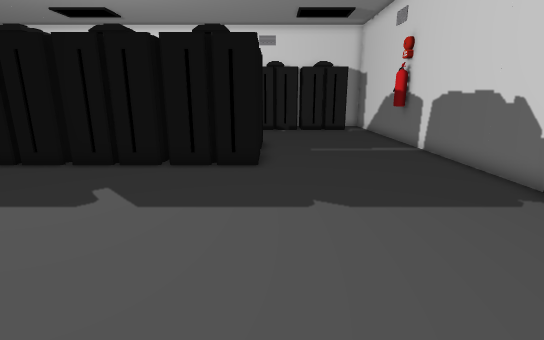
view 1 (above)

18 first-person views from a walk through a Unity game level. The camera is 1.2 m above the floor, tilts 14° down and sees 85° across. The floor is counted in squares, 0.5 m on a side. Each view is taken from the middle of a square. On the plan, view 1 faces up. The plan holds only what a view shows up to about 19 squares ahead; the rest is blank. The player is left out. Some surface patterns are stand-ins.

view 2
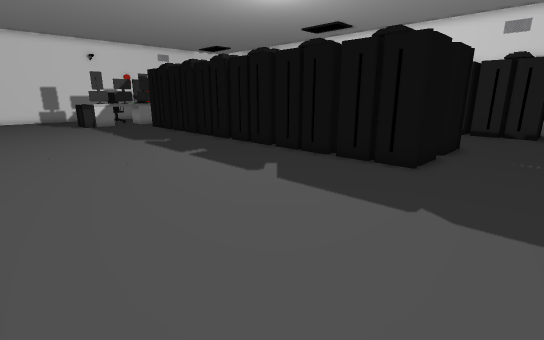

view 3
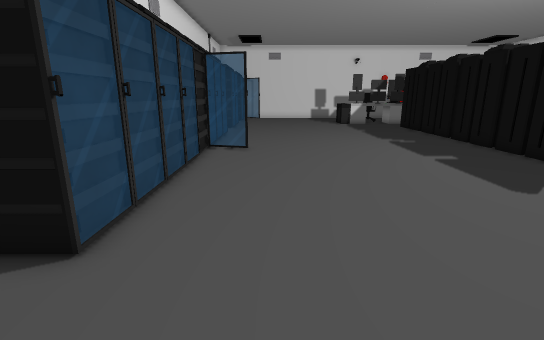

view 4
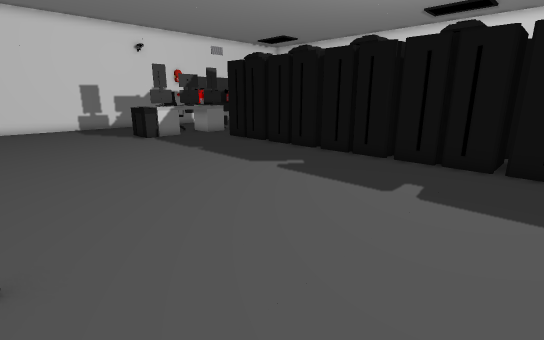

view 5
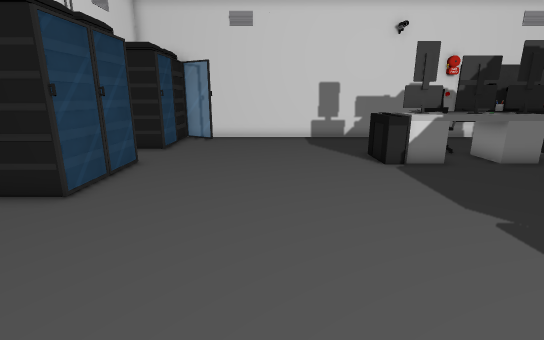

view 6
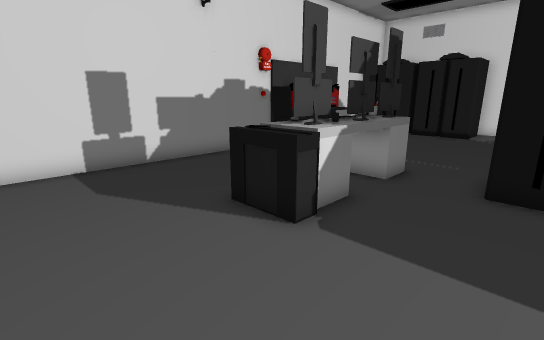

view 7
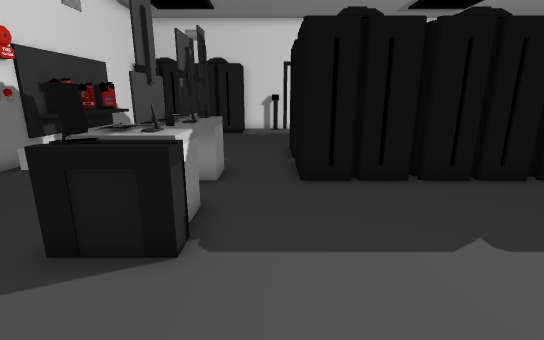

view 8
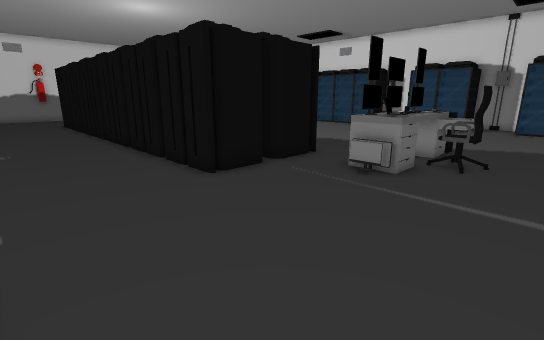

view 9
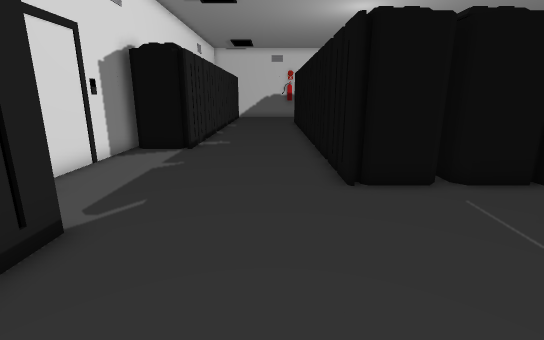

view 10
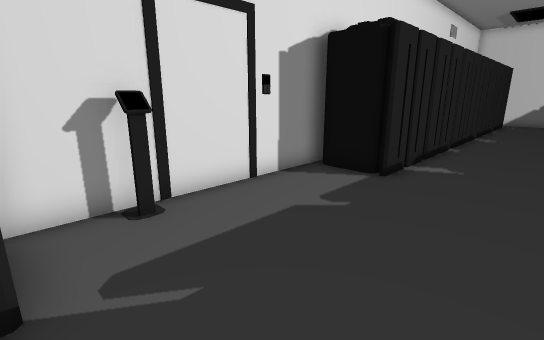

view 11
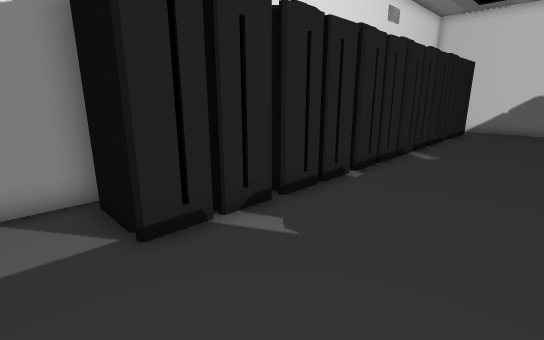

view 12
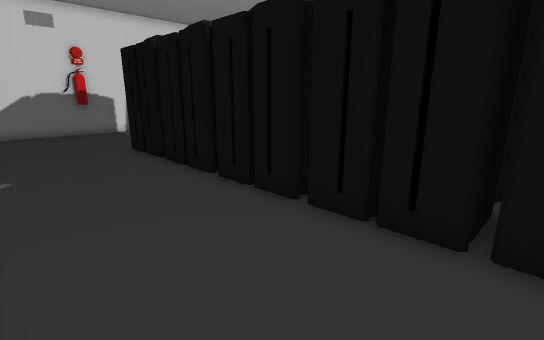

view 13
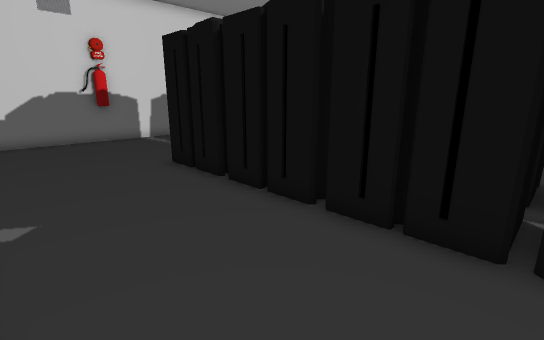

view 14
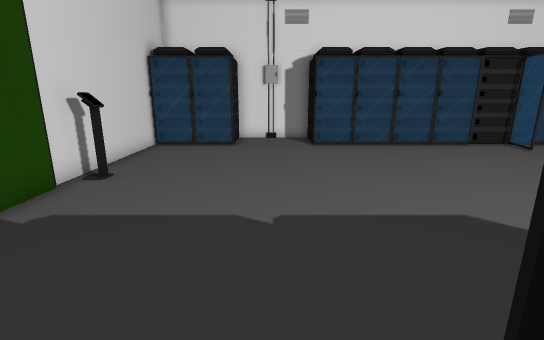

view 15
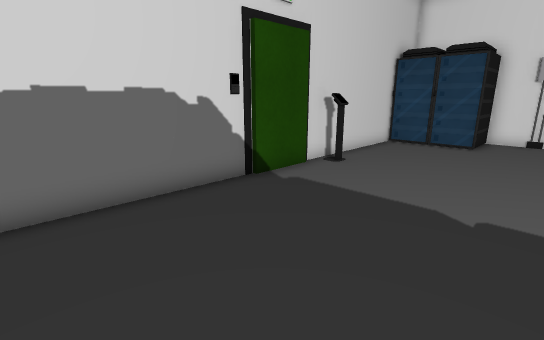

view 16
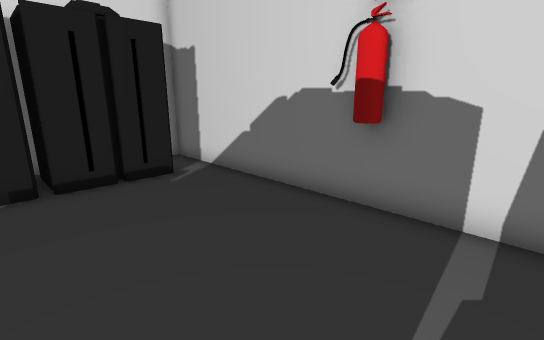

view 17
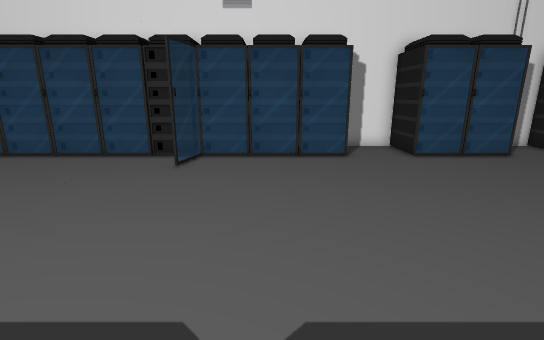

view 18
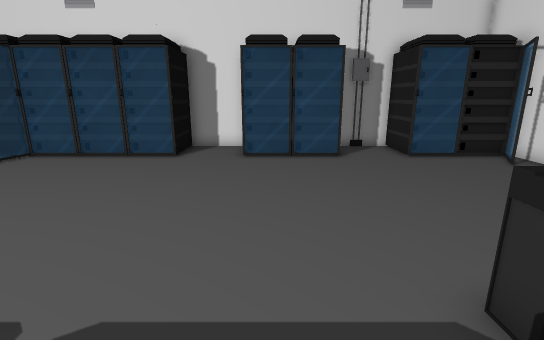

### Floor plan
Key: @ floor where view 1 was taken; # wall or solid block; . floor; O other object.
Columns run from 31 left of view 1 to 7 right of it. Each row starts with its distance up from view 1.
 25        ###    ####                    #
 24        O #####  OO                    #
 23       OO........OO      O      O O O .#
 22  OOOOOOO........OOOOOOOOOOOOOOOOOOOOO.#
 21 # . ..................................#
 20 #   ..................................#
 19 #  ...................................#
 18 #O....................................#
 17 #O....................................#
 16 #O........OOOOOOOOOOOOOOOOOOOOO......OO
 15 #O........OOO OO  O O O OOOOOOO.......#
 14 #O........OO     O  O         O.......#
 13 #O........OO     O            O.......#
 12 #.....OO..OOO  O   O  O   O   O.......#
 11 #.....OO..OOO OOO OO OOO OO OOO.......#
 10 #...OOOO..OOOOOOOOOOOOOOOOOOOOO.......#
  9 #...OOOO..............................#
  8 #....OOO..............................#
  7 #....OOOO.............................#
  6 #.....OOO.............................#
  5 #.....................................#
  4 #.....................................#
  3 #.....................................#
  2 #.....................................#
  1 #.....................................#
  0 #..............................@......#
 -1 #O..................O.................#
 -2 #O..................O.................#
 -3 #OOOO..OOOOO..OOOOOOOOOOOOOOOOO...OOOO#
 -4   O O..    O..O O O O O O O   O...O O
 -5     O      O  O               O   O
 -6     ####   ####               #####

Positions as (right, up) in squares from view 1, and headings:
1: (0, 0), facing up
2: (3, 0), facing up-left
3: (3, 0), facing left
4: (-6, -1), facing up-left
5: (-13, 2), facing left
6: (-20, 2), facing up-left
7: (-22, 2), facing up
8: (-29, 21), facing down-right
9: (-29, 18), facing right
10: (-24, 18), facing up-right
11: (-17, 17), facing up-right
12: (-15, 21), facing down-right
13: (-11, 21), facing down-right
14: (1, 12), facing down
15: (0, 13), facing down-right
16: (1, 13), facing up-right
17: (-14, 9), facing down
18: (-21, 9), facing down
